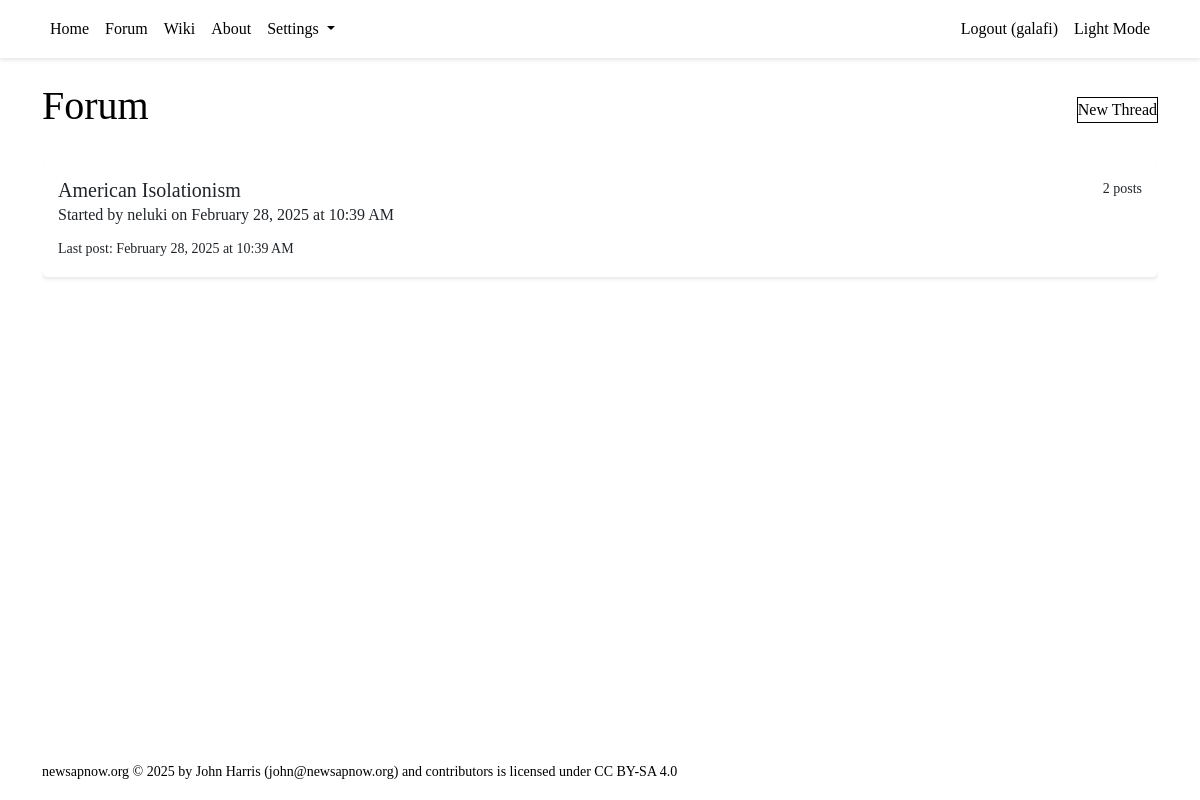
/forum/ (signed in), run on the app's committed database.
### tables this page shows
CREATE TABLE threads (
        id INTEGER PRIMARY KEY AUTOINCREMENT,
        title TEXT NOT NULL CHECK(length(title) <= 132),
        created_by INTEGER NOT NULL,
        group_id INTEGER,
        category_id INTEGER,
        is_wiki BOOLEAN DEFAULT 0,
        wiki_page_id INTEGER,
        created_at TIMESTAMP DEFAULT CURRENT_TIMESTAMP,
        updated_at TIMESTAMP DEFAULT CURRENT_TIMESTAMP,
        last_seen_at TIMESTAMP DEFAULT CURRENT_TIMESTAMP,
        FOREIGN KEY (created_by) REFERENCES users(id),
        FOREIGN KEY (group_id) REFERENCES groups(id),
        FOREIGN KEY (category_id) REFERENCES group_categories(id),
        FOREIGN KEY (wiki_page_id) REFERENCES wiki_pages(id)
    );

### backend/forum.py (the view, shortened to what this page needs)
@forum_blueprint.route("/")
def view_threads():
    user_id = session.get('user_id')
    page = request.args.get('page', 1, type=int)
    offset = (page - 1) * Config.THREADS_PER_PAGE
    filter_group = request.args.get('group_id', type=int)
    filter_category = request.args.get('category_id', type=int)
    is_wiki = request.args.get('is_wiki', '0') == '1'
    if 'group_id' in request.args:
        if filter_group is not None:
            session['filter_group'] = filter_group
        else:
            if 'filter_group' in session:
                session.pop('filter_group')
    elif 'filter_group' in session:
        filter_group = session.get('filter_group')
    if 'category_id' in request.args:
        if filter_category is not None:
            session['filter_category'] = filter_category
        else:
            if 'filter_category' in session:
                session.pop('filter_category')
    elif 'filter_category' in session:
        filter_category = session.get('filter_category')
    with get_db() as conn:
        cursor = conn.cursor()
        cursor.execute("""
            SELECT id, grouptext FROM groups ORDER BY grouptext
        """)
        all_groups = cursor.fetchall()
        categories = []
        query_parts = []
        query_params = []
        base_query = """
            SELECT DISTINCT
                t.*, u.username,
                g.grouptext as group_name,
                gc.category as category_name,
                COUNT(p.id) as post_count,
                MAX(p.created_at) as last_post_at
            FROM threads t
            JOIN users u ON t.created_by = u.id
            LEFT JOIN groups g ON t.group_id = g.id
            LEFT JOIN group_categories gc ON t.category_id = gc.id
            LEFT JOIN thread_users tu ON t.id = tu.thread_id
            LEFT JOIN posts p ON t.id = p.thread_id
            WHERE t.is_wiki = ?
        """
        query_params.append(1 if is_wiki else 0)
        if filter_group:
            query_parts.append("t.group_id = ?")
            query_params.append(filter_group)
        if filter_category:
            query_parts.append("t.category_id = ?")
            query_params.append(filter_category)
        if user_id:
            cursor.execute("""
                SELECT group_id
                FROM user_groups
                WHERE user_id = ? AND filter_on = 1
            """, (user_id,))
            filtered_groups = [row['group_id'] for row in cursor.fetchall()]
            if filtered_groups:
                filtered_groups_str = ','.join('?' for _ in filtered_groups)
                query_parts.append(f"(t.group_id IS NULL OR t.group_id IN ({filtered_groups_str}))")
                query_params.extend(filtered_groups)
            query_parts.append("""(
                tu.thread_id IS NULL
                OR tu.user_id = ?
                OR t.created_by = ?
            )""")
            query_params.extend([user_id, user_id])
        else:
            query_parts.append("tu.thread_id IS NULL")
        where_clause = " AND ".join(query_parts) if query_parts else ""
        if where_clause:
            base_query += " AND " + where_clause
        final_query = base_query + """
            GROUP BY t.id
            ORDER BY last_post_at DESC
            LIMIT ? OFFSET ?
        """
        query_params.extend([Config.THREADS_PER_PAGE, offset])
        cursor.execute(final_query, query_params)
        threads = cursor.fetchall()
    return render_template("forum/thread_list.html",
                          threads=threads,
                          page=page,
                          groups=all_groups,
                          categories=categories,
                          selected_group=filter_group,
                          selected_category=filter_category,
                          is_wiki=is_wiki,
                          Config=Config)

### backend/database.py (called while the page is built)
@contextmanager
def get_db() -> Generator[sqlite3.Connection, None, None]:
    conn = sqlite3.connect(Config.SQLITE_DB_PATH)
    conn.row_factory = sqlite3.Row
    try:
        yield conn
    finally:
        conn.commit()
        conn.close()

### backend/server.py (called while the page is built)
@app.template_filter('datetime')
def format_datetime(value):
    if isinstance(value, str):
        try:
            value = datetime.strptime(value, '%Y-%m-%d %H:%M:%S')
        except ValueError:
            return value
    return value.strftime('%B %d, %Y at %I:%M %p')

### frontend/templates/forum/thread_list.html (shortened to what this page needs)
{% extends "base.html" %}
{% block content %}
    <div class="d-flex justify-content-between align-items-center mb-4">
        <h1>Forum</h1>
        {% if session.get('user') %}
            <a href="{{ url_for('forum.new_thread') }}" class="btn btn-primary">New Thread</a>
        {% endif %}
    </div>
    <div class="thread-list" tabindex="0">
        {% for thread in threads %}
            <div class="thread-item card mb-3" data-thread-id="{{ thread.id }}">
                <div class="card-body">
                    <div class="d-flex justify-content-between align-items-start">
                        <h5 class="card-title mb-1">
                            <a href="{{ url_for('forum.view_thread', thread_id=thread.id) }}" class="text-decoration-none">
                                {{ thread.title }}
                            </a>
                        </h5>
                        <small class="text-muted">{{ thread.post_count }} posts</small>
                    </div>
                    <p class="card-subtitle mb-2 text-muted">
                        Started by {{ thread.username }} on {{ thread.created_at | datetime }}
                    </p>
                    {% if thread.last_post_at != thread.created_at %}
                        <small class="text-muted">
                            Last post: {{ thread.last_post_at | datetime }}
                        </small>
                    {% endif %}
                </div>
            </div>
        {% else %}
            <div class="alert alert-info">No threads yet.</div>
        {% endfor %}
    </div>
{% endblock %}

### frontend/static/styles.css (style rules this page uses)
body { font-family: var(--font-family-sans); line-height: 1.6; color: var(--standard-text); background-color: var(--page-bg); }
.card { border: none; background-color: var(--card-bg); box-shadow: 0 2px 4px rgba(0,0,0,0.1); }
.card-title { color: var(--prominent-text); }
.card-body { background-color: var(--card-bg); color: var(--standard-text); }
.thread-list { max-height: 80vh; overflow-y: auto; }
.thread-item { transition: all 0.2s ease; background-color: var(--card-bg); border-left: 3px solid var(--element-bg); }
html { height: 100%; position: relative; }
body { min-height: 100%; display: flex; flex-direction: column; }
.btn { padding: var(--spacing-sm) var(--spacing-md); border-radius: var(--border-radius); transition: all 0.2s ease; }
.btn-primary { background-color: var(--highlight-bg); border-color: var(--highlight-bg); color: var(--highlight-text); }
a { color: var(--highlight-text); text-decoration: none; }
.text-muted { color: var(--subtle-text) !important; }

### data on the page
threads: title "American Isolationism", post_count "2", username "neluki", created_at "February 28, 2025 at 10:39 AM", last_post_at "February 28, 2025 at 10:39 AM"

### other printed values
{{ session['user'] }} "galafi"
